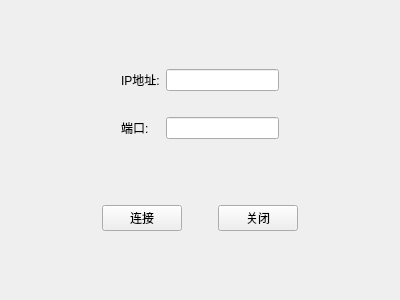
<?xml version="1.0" encoding="UTF-8"?>
<ui version="4.0">
 <class>MainWindow</class>
 <widget class="QMainWindow" name="MainWindow">
  <property name="geometry">
   <rect>
    <x>0</x>
    <y>0</y>
    <width>400</width>
    <height>300</height>
   </rect>
  </property>
  <property name="minimumSize">
   <size>
    <width>400</width>
    <height>300</height>
   </size>
  </property>
  <property name="maximumSize">
   <size>
    <width>400</width>
    <height>300</height>
   </size>
  </property>
  <property name="windowTitle">
   <string>连接服务器</string>
  </property>
  <widget class="QWidget" name="centralwidget">
   <layout class="QGridLayout" name="gridLayout_2">
    <item row="0" column="0">
     <layout class="QGridLayout" name="gridLayout">
      <item row="0" column="0">
       <spacer name="horizontalSpacer_2">
        <property name="orientation">
         <enum>Qt::Horizontal</enum>
        </property>
        <property name="sizeHint" stdset="0">
         <size>
          <width>40</width>
          <height>20</height>
         </size>
        </property>
       </spacer>
      </item>
      <item row="0" column="1">
       <widget class="QLabel" name="IPAddrlabel">
        <property name="text">
         <string>IP地址:</string>
        </property>
       </widget>
      </item>
      <item row="2" column="1">
       <widget class="QLabel" name="Portlabel">
        <property name="text">
         <string>端口:</string>
        </property>
       </widget>
      </item>
      <item row="0" column="2">
       <widget class="QLineEdit" name="IPInput">
        <property name="text">
         <string/>
        </property>
       </widget>
      </item>
      <item row="2" column="2">
       <widget class="QLineEdit" name="PortInput"/>
      </item>
      <item row="0" column="3">
       <spacer name="horizontalSpacer_3">
        <property name="orientation">
         <enum>Qt::Horizontal</enum>
        </property>
        <property name="sizeHint" stdset="0">
         <size>
          <width>40</width>
          <height>20</height>
         </size>
        </property>
       </spacer>
      </item>
      <item row="1" column="1">
       <spacer name="verticalSpacer">
        <property name="orientation">
         <enum>Qt::Vertical</enum>
        </property>
        <property name="sizeType">
         <enum>QSizePolicy::Fixed</enum>
        </property>
        <property name="sizeHint" stdset="0">
         <size>
          <width>20</width>
          <height>20</height>
         </size>
        </property>
       </spacer>
      </item>
     </layout>
    </item>
    <item row="1" column="0">
     <layout class="QHBoxLayout" name="horizontalLayout">
      <item>
       <spacer name="horizontalSpacer_4">
        <property name="orientation">
         <enum>Qt::Horizontal</enum>
        </property>
        <property name="sizeHint" stdset="0">
         <size>
          <width>40</width>
          <height>20</height>
         </size>
        </property>
       </spacer>
      </item>
      <item>
       <widget class="QPushButton" name="ConnectButton">
        <property name="text">
         <string>连接</string>
        </property>
       </widget>
      </item>
      <item>
       <spacer name="horizontalSpacer">
        <property name="orientation">
         <enum>Qt::Horizontal</enum>
        </property>
        <property name="sizeType">
         <enum>QSizePolicy::Fixed</enum>
        </property>
        <property name="sizeHint" stdset="0">
         <size>
          <width>30</width>
          <height>20</height>
         </size>
        </property>
       </spacer>
      </item>
      <item>
       <widget class="QPushButton" name="CloseButton">
        <property name="text">
         <string>关闭</string>
        </property>
       </widget>
      </item>
      <item>
       <spacer name="horizontalSpacer_5">
        <property name="orientation">
         <enum>Qt::Horizontal</enum>
        </property>
        <property name="sizeHint" stdset="0">
         <size>
          <width>40</width>
          <height>20</height>
         </size>
        </property>
       </spacer>
      </item>
     </layout>
    </item>
   </layout>
  </widget>
 </widget>
 <resources/>
 <connections/>
</ui>
